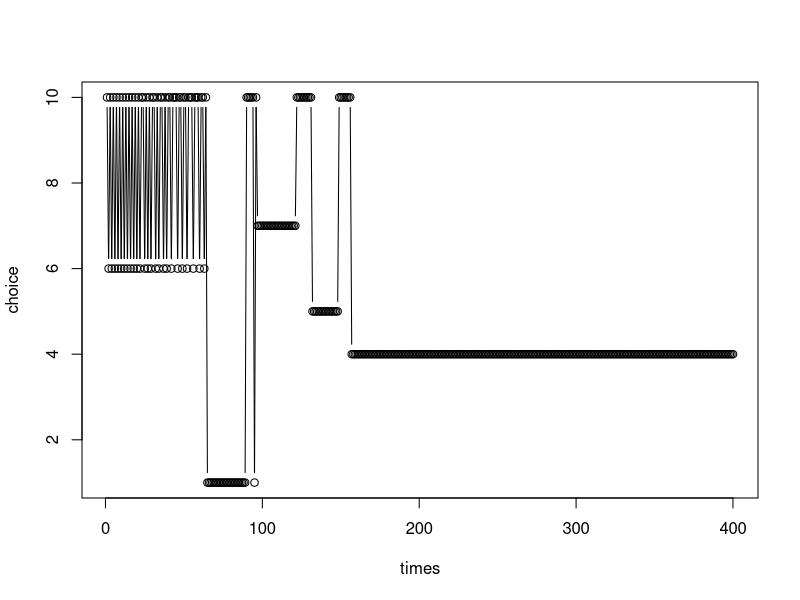

Write R code to recreate this figure.
# multi-armed bandit simulator

machNum=10
triesNum=400

p <- runif(machNum) # do not look at p until you are finished!

winNum <- array(0:0,dim=c(machNum))
totalNum <- array(0:0,dim=c(machNum))
choice <- array(0:0,dim=c(triesNum))

wins <- 0
tries <- 0

play<-function(machine,times)
{
  lastWin<-wins
  k <- machine
  n <- min(times, triesNum - tries)
  res<-runif(n)
  wins <<- wins + sum(res < p[k])
  tries <<- tries + n
  cat(wins, "wins from", tries, "tries\n")
  return(wins-lastWin)
}

getBayP<-function(mach) 
{
  if(totalNum[mach]!=0)
  {
    winNum[mach]/totalNum[mach]
  }
  else
  {
    0.5
  }
}

UCB<-function(mach)
{
  if(totalNum[mach]==0 || tries==0)
    return(0.5)
  else
  {
    r1 <- (tries/triesNum) * getBayP(mach)
    r2 <- ((triesNum-tries)/triesNum) * sqrt(2*log(tries)/totalNum[mach])
    return(r1+r2)
  }
}

rand<-function(min,max) {floor(runif(1,min,max+1))}

randChoose<-function(){rand(1,machNum)}
chooseUCB<-function()
{
  machScore <- array(0:0,dim=c(machNum))
  for(n in 1:machNum)
  {
    machScore[n] <- UCB(n)
  }
  maxSub<-which(machScore==max(machScore),arr.ind=TRUE)
  cho<-maxSub[rand(1,length(maxSub))]
  choice[tries+1]<<-cho
  return(cho)
}

chooseGreedy<-function()
{
  machScore <- array(0:0,dim=c(machNum))
  allMach <- array(1:machNum)
  for(n in allMach)
  {
    machScore[n] <- getBayP(n)
  }
  maxP=max(machScore)
  res<-runif(n)
  if(res<maxP[1])
  {
    maxSub<-which(machScore==max(machScore),arr.ind=TRUE)
    cho<-maxSub[rand(1,length(maxSub))]
    choice[tries+1]<<-cho
    return(cho)
  }
  else
  {
    cho<-allMach[rand(1,length(allMach))]
    choice[tries+1]<<-cho
    return(cho)
  }
}

while(tries<triesNum)
{
  cat("enter choice of machine and number of tries")
  machine<-chooseUCB()
  times<-1
  thisWin<-play(machine,times)
  winNum[machine]<-winNum[machine]+thisWin
  totalNum[machine]<-totalNum[machine]+times
}
cat('finished, win:', wins)
cat('\n',p)
times<-array(1:triesNum)
plot(times,choice,type="b")
